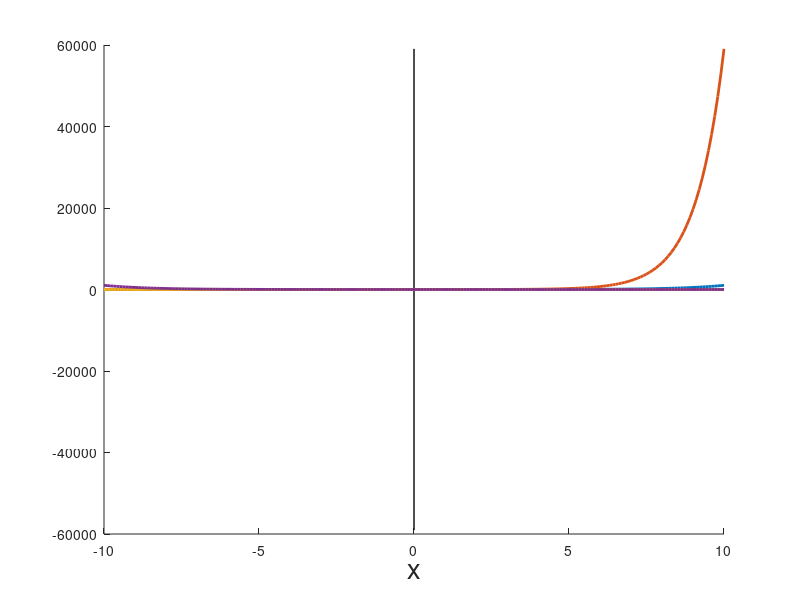

The MATLAB script that drew this image: (Note: this script raises an error after producing the figure.)
function f=plotForMR
x=(-10:.1:10);
y=[2.^x;3.^x;1.2.^x;2.^(-x)];
%y=[2*x;3-x];

%x=25*rand(1000,1)+1;
%y=2.^(x)+1000*x.*(rand(1000,1)-.5);
%y(y<0)=NaN;

maxY=max(max(y));
%maxY=max([y1,y2]);
%minY=min([0,min([y1,y2])]);

figure
fs=20;%18; ms=5;%12; 20
lwx=1; lw=2; %lwx=1.5
%hold on
%semilogy(x,y,'ok','LineWidth',lw);%,'markersize',ms
%
hold on
plot([0,0],[-maxY,maxY],'-k','LineWidth',lwx)
plot([-10,10],[0,0],'-k','LineWidth',lwx)
h=plot(x,y,'-','LineWidth',lw);%,'markersize',ms
hold off
%}
hold on
xlabel('x','FontSize',fs);
ylabel('y','FontSize',fs,'rot',0);
set(gca,'FontSize',fs)%,'ytick',[10,100,1000,10000,100000,1000000,10000000,100000000]);
axis([-5,5,0,60])%([x(1),x(end),0,maxY])%minY,maxY])
%axis([-10,10,-20,20])
legend(h,'y=2^x','y=3^x','y=1.2^x','y=0.5^x','location','N')
grid on
grid minor